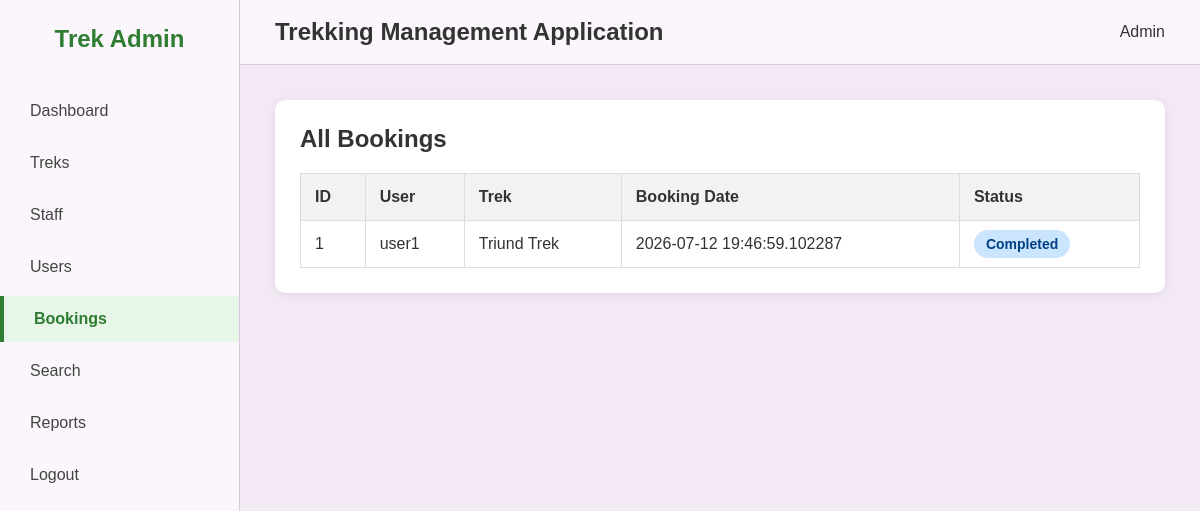
Screenshot of /admin/bookings (signed in) with the database file from the repository.
### models/models.py (models this page shows)
class Booking(db.Model):
    __tablename__ ='bookings'
    __table_args__ = (
        db.UniqueConstraint('user_id', 'trek_id', name='uq_user_trek'),)  #prevent duplicate bookings
    id= db.Column(db.Integer,primary_key=True)
    user_id=db.Column(db.Integer,db.ForeignKey('users.id'),nullable=False)
    trek_id=db.Column(db.Integer,db.ForeignKey('treks.id'),nullable=False)
    booking_date=db.Column(db.DateTime,default=datetime.utcnow)
    status=db.Column(db.String(20),default='Booked')                #Booked/Cancelled/Completed
    participants=db.Column(db.Integer,default=1)
    total_amount=db.Column(db.Float,default=0.0)
    payment_status = db.Column(db.String(20), default='pending')   #pending /paid/Refunded

class User(db.Model):
    __tablename__='users'
    id=db.Column(db.Integer,primary_key=True)
    name=db.Column(db.String(100),nullable=False)
    email=db.Column(db.String(100),nullable=False,unique=True)
    password=db.Column(db.String(100),nullable=False)
    phone=db.Column(db.String(20),nullable=False)
    role=db.Column(db.String(30),nullable=False,default='user')                #admin/staff/user
    status=db.Column(db.String(20),nullable=False,default='active')    #active/blacklisted
    created_at=db.Column(db.DateTime,default=datetime.utcnow)
    bookings=db.relationship('Booking',backref='user',lazy=True)

class Trek(db.Model):
    __tablename__='treks'
    id=db.Column(db.Integer,primary_key=True)
    name=db.Column(db.String(100),nullable=False)
    location=db.Column(db.String(150),nullable=False)
    difficulty=db.Column(db.String(20),nullable=False)         #easy/moderate/hard
    duration_days=db.Column(db.Integer,nullable=False)
    total_slots=db.Column(db.Integer,nullable=False)
    available_slots=db.Column(db.Integer,nullable=False)
    assigned_staff_id=db.Column(db.Integer,db.ForeignKey('users.id'), nullable=True)
    status=db.Column(db.String(20),default='pending')              #pending/approved/Open/Closed/Completed
    start_date=db.Column(db.Date,nullable=False)
    end_date=db.Column(db.Date,nullable=False)
    description=db.Column(db.Text,default='')
    price=db.Column(db.Float,default=0.0)
    created_at=db.Column(db.DateTime,default=datetime.utcnow)
    assigned_staff=db.relationship('User',foreign_keys=[assigned_staff_id],backref='assigned_treks')
    bookings=db.relationship('Booking',backref='trek',lazy=True)

### controllers/admin_controller.py (the view)
    @app.route('/admin/bookings')
    @login_required
    @role_required('admin')
    def view_bookings():
        bookings = Booking.query.all()
        return render_template('admin/bookings.html',
                               bookings=bookings
                               )

### templates/admin/bookings.html
{% extends "base.html" %}
{% block content %}
<div class="dashboard-container">
    <aside class="sidebar">
        <h2 class="logo"> Trek Admin</h2>
        <ul>
            <li><a href="{{ url_for('admin_dashboard') }}">Dashboard</a></li>
            <li><a href="{{ url_for('admin_view_treks') }}">Treks</a></li>
            <li><a href="{{ url_for('view_staff') }}">Staff</a></li>
            <li><a href="{{ url_for('view_users') }}">Users</a></li>
            <li class="active">
                <a href="{{ url_for('view_bookings') }}">Bookings</a>
            </li>
            <li><a href="{{ url_for('search') }}">Search</a></li>
            <li><a href="{{ url_for('trekking_history') }}">Reports</a></li>
            <li><a href="{{ url_for('logout') }}">Logout</a></li>
        </ul>
    </aside>
    <div class="main-content">
        <header class="topbar">
            <h2>Trekking Management Application</h2>
            <div class="admin-info">
                 Admin
            </div>
        </header>
        <div class="content">
            <div class="table-box">
                <div class="table-header">
                    <h2>All Bookings</h2>
                </div>
                <table>
                    <thead>
                        <tr>
                            <th>ID</th>
                            <th>User</th>
                            <th>Trek</th>
                            <th>Booking Date</th>
                            <th>Status</th>
                        </tr>
                    </thead>
                    <tbody>
                        {% if bookings %}
                            {% for booking in bookings %}
                            <tr>
                                <td>{{ booking.id }}</td>
                                <td>{{ booking.user.name }}</td>
                                <td>{{ booking.trek.name }}</td>
                                <td>{{ booking.booking_date }}</td>
                                <td>
                                    {% if booking.status=="Booked" %}
                                        <span class="status-open">
                                            {{ booking.status }}
                                        </span>
                                    {% elif booking.status=="Completed" %}
                                        <span class="status-completed">
                                            {{ booking.status }}
                                        </span>
                                    {% else %}
                                        <span class="status-closed">
                                            {{ booking.status }}
                                        </span>
                                    {% endif %}
                                </td>
                            </tr>
                            {% endfor %}
                        {% else %}
                            <tr>
                                <td colspan="5" style="text-align:center;">
                                    No bookings found.
                                </td>
                            </tr>
                        {% endif %}
                    </tbody>
                </table>
            </div>
        </div>
    </div>
</div>
{% endblock %}

### static/css/style.css (style rules this page uses)
* { margin:0; padding:0; box-sizing:border-box; font-family:Arial, Helvetica, sans-serif; }
body { background:#F2E9F4; color:#333; }
.dashboard-container { display:flex; min-height:100vh; }
.sidebar { width:240px; background:#FAF6FB; border-right:1px solid #d8c7dd; padding:25px 0; }
.logo { text-align:center; color:#2e7d32; margin-bottom:35px; }
.sidebar ul { list-style:none; }
.sidebar li { margin:6px 0; }
.sidebar a { display:block; padding:14px 30px; text-decoration:none; color:#444; transition:.3s; }
.sidebar li.active a { background:#e8f5e9; color:#2e7d32; font-weight:bold; border-left:4px solid #2e7d32; }
.main-content { flex:1; }
.topbar { display:flex; justify-content:space-between; align-items:center; background:#FAF6FB; padding:18px 35px; border-bottom:1px solid #d8c7dd; }
.content { padding:35px; }
.card, .profile-card, .form-card, .table-box { background:#fff; border-radius:10px; box-shadow:0 2px 10px rgba(0,0,0,.08); }
.profile-card, .form-card, .table-box { padding:25px; margin-bottom:30px; }
.table-header { display:flex; justify-content:space-between; align-items:center; margin-bottom:20px; }
.table-header h2 { margin:0; }
table { width:100%; border-collapse:collapse; background:#fff; }
table th { background:#f2f2f2; }
table th, table td { padding:14px; border:1px solid #ddd; text-align:left; }
.status-open, .status-completed, .status-closed, .status-pending { padding:6px 12px; border-radius:20px; font-size:14px; font-weight:bold; }
.status-completed { background:#cce5ff;color:#004085; }

### rows the page displays
Booking: id "1", user.name "user1", trek.name "Triund Trek", booking_date "2026-07-12 19:46:59.102287", status "Completed"
